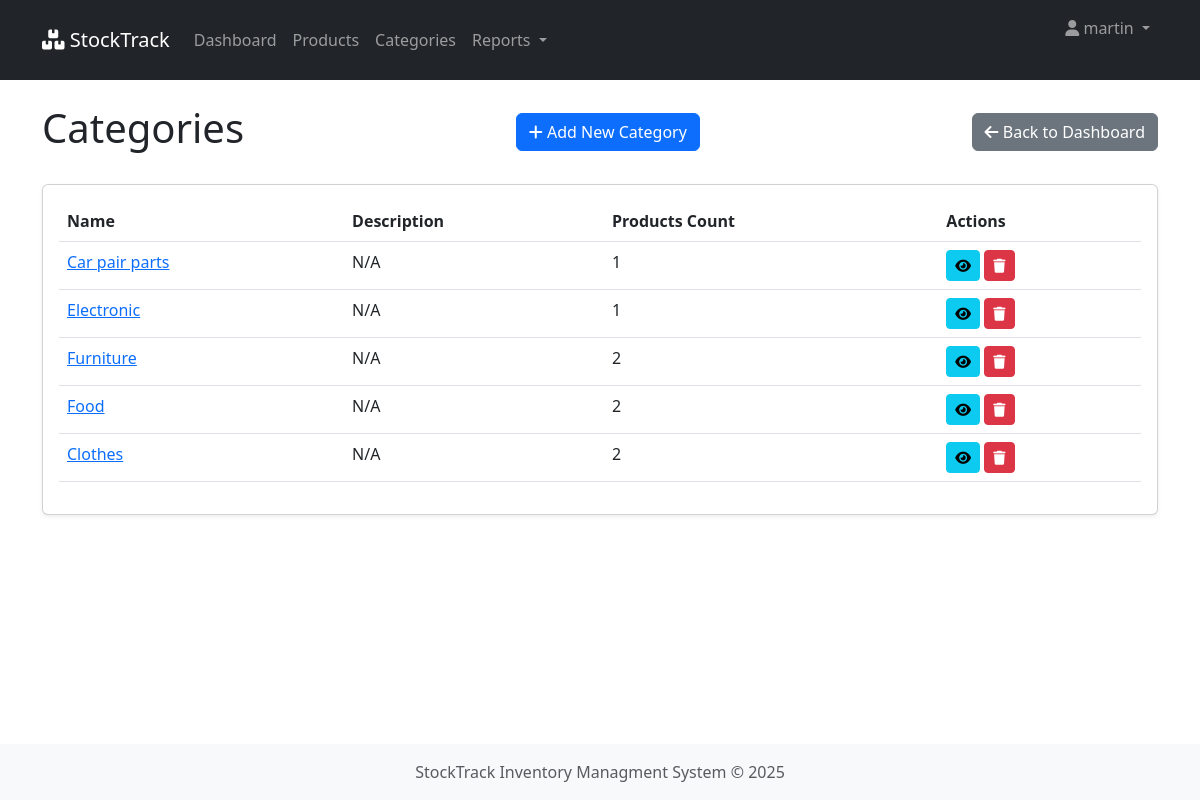
Page /categories/ (signed in) on the earlier database version.
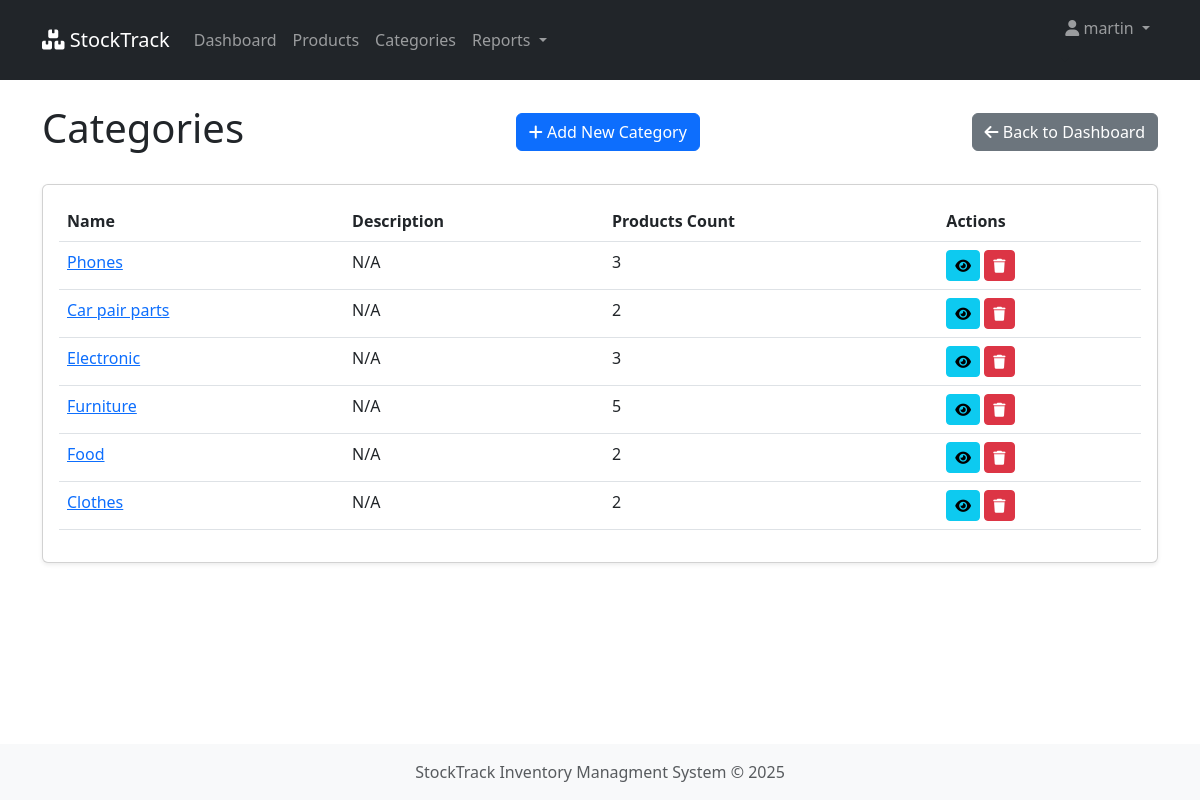
Same page on the later database version.
### inventory/models.py (models this page shows, shortened)
class Category(models.Model):
    name = models.CharField(max_length=255, unique=True, db_index=True)
    description = models.TextField(blank=True, null=True)
    created_at = models.DateTimeField(auto_now_add=True)
    class Meta:
        verbose_name_plural = "categories"
        ordering = ['name']

### inventory/views.py (the view)
# urls.py: path('categories/', views.category_list, name='category_list'),
@never_cache
@login_required
def category_list(request):
    user_profile = request.user.profile.first()
    categories = Category.objects.all().order_by('-id')
    return render(request, 'inventory/category_list.html', {
        'categories': categories,
        'user_profile': user_profile,
        })

### inventory/models.py (called while the page is built)
    @property
    def is_manager(self):
        return self.role == 'manager'

### inventory/templates/inventory/category_list.html (shortened to what this page needs)
{% extends 'inventory/base.html' %}
{% load static %}
{% block content %}
<div class="d-flex justify-content-between align-items-center mb-4">
    <h1>Categories</h1>
    {% if user_profile.is_manager%}
    <a href="{% url 'add_category' %}" class="btn btn-primary">
        <i class="fas fa-plus"></i> Add New Category
    </a>
    {% endif %}
    <a href="{% url 'dashboard' %}" class="btn btn-secondary">
            <i class="fas fa-arrow-left"></i> Back to Dashboard
    </a>
</div>
<div class="card">
    <div class="card-body">
        <div class="table-responsive">
            <table class="table table-hover">
                <thead>
                    <tr>
                        <th>Name</th>
                        <th>Description</th>
                        <th>Products Count</th>
                        {% if user_profile.is_manager%}
                        <th>Actions</th>
                        {% endif %}
                    </tr>
                </thead>
                <tbody>
                    {% for category in categories %}
                    <tr>
                        <td>
                            <a href="{% url 'category_detail' category.pk %}">
                                {{ category.name }}
                            </a>
                        </td>
                        <td>{{ category.description|truncatechars:100|default:"N/A" }}</td>
                        <td>{{ category.products.count }}</td>
                        <td>
                            {% if user_profile.is_manager%}
                                <a href="{% url 'category_detail' category.pk %}" class="btn btn-sm btn-info">
                                    <i class="fas fa-eye"></i>
                                </a>
                                <a href="{% url 'delete_category' category.pk %}" class="btn btn-sm btn-danger">
                                    <i class="fas fa-trash"></i>
                                </a>
                                {% endif %}
                        </td>
                    </tr>
                    {% empty %}
                    <tr>
                        <td colspan="4" class="text-center">No categories found</td>
                    </tr>
                    {% endfor %}
                </tbody>
            </table>
        </div>
    </div>
</div>
{% endblock %}

Differences in the rows shown:
added Category: name "Phones", description "N/A", products.count "3"
computed for Category "Car pair parts": products.count "1" → "2"
computed for Category "Electronic": products.count "1" → "3"
computed for Category "Furniture": products.count "2" → "5"
